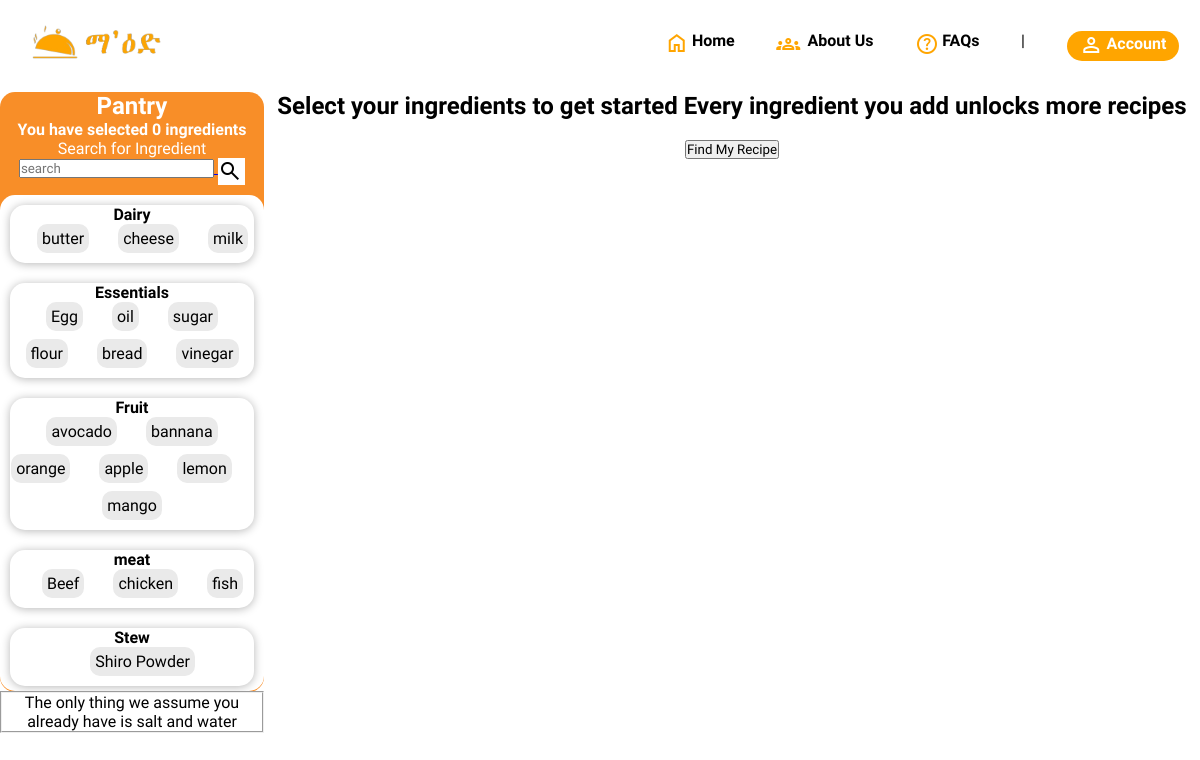
/searchpage.php, run on the app's committed database.
### tables this page shows
CREATE TABLE `ingredient` (
  `ingID` int(11) NOT NULL,
  `ingName` varchar(40) NOT NULL,
  `ingType` varchar(30) NOT NULL
);

### HTML/searchpage.php (the view, shortened to what this page needs)
<!DOCTYPE html>
<html lang="en">
<head>
    <link rel="stylesheet" href="../Styles/searchpage.css" />
</head>
<body>
    <div class="wrapper">
        <div class="header">
            <header class="header">
                <section class="logo">
                    <a href="home.html"><img src="../pics/Maed_logo1-removebg.png" alt="" /></a>
                </section>
                <section class="navigation">
                    <ul>
                        <li id="normal">
                            <a href="#"><span class="material-symbols-outlined style" style="line-height: 1">Home</span>Home</a>
                        </li>
                        <li id="normal">
                            <a href="#"><span class="material-symbols-outlined">groups</span> About
                                Us</a>
                        </li>
                        <li id="normal">
                            <a href="#">
                                <span class="material-symbols-outlined">help</span>FAQs</a>
                        </li>
                        <li id="separator"><a href="#">|</a></li>
                        <li id="account">
                            <a href="#"><button class="account">
                                    <span class="material-symbols-outlined">person</span>Account
                                </button>
                            </a>
                        </li>
                    </ul>
                </section>
            </header>
        </div>
        <form action="" method="post">
            <div class="main">
                <aside class="ingredient">
                    <header class="title">
                        <h2>Pantry</h2>
                        <h4 id="ingredient-count">You have selected 0 ingredients</h4>
                        <label for="search">Search for Ingredient</label><br>
                        <a href="#"> <input type="search" id="pantry_search" placeholder="search" list="pantry_options" />
                            <span id="pantry_searchbtn" class="material-symbols-outlined" style="background-color: white;
                            color: black;">search
                            </span>
                        </a>
                    </header>
                    <div class="collection">
                        <?php
                        include('connect.php');
                        $sql = "SELECT * FROM ingredient ORDER BY ingType";
                        $result = mysqli_query($conn, $sql);
                        $current_type = "";
                        while ($row = mysqli_fetch_assoc($result)) {
                            if ($row['ingType'] != $current_type) {
                                if ($current_type != "") {
                                    echo "</div>";
                                    echo "</div>";
                                }
                                $current_type = $row['ingType'];
                                echo "<div class='container " . strtolower($current_type) . "'>";
                                echo "<div class='ingredients-title'>";
                                echo "<h4>" . $current_type . "</h4>";
                                echo "</div>";
                                echo "<div class='ingredients " . strtolower($current_type) . "'>";
                            }
                        ?>
                            <input name="check[]" type="checkbox" id="<?= $row['ingName']; ?>" value="<?= $row['ingName']; ?>" /><label for="<?= $row['ingName']; ?>"><?= $row['ingName']; ?></label>
                        <?php
                        }
                        echo "</div>";
                        echo "</div>";
                        ?>
                    </div>
                    <fieldset>
                        <p>
                            The only thing we assume you already have is salt and water
                        </p>
                    </fieldset>
                </aside>
                <article class="article">
                    <h1>
                        Select your ingredients to get started Every ingredient you add unlocks
                        more recipes
                    </h1>
                    <br />
                    <input type="submit" name="find" value="Find My Recipe">
                </article>
        </form>
    </div>
</body>
</html>

### Styles/searchpage.css (style rules this page uses)
* { margin: 0; padding: 0; box-sizing:border-box; scroll-behavior: smooth; font-family: 'Lexend',serif; font-style: normal; }
.header { position: relative; top: 0px; left: 0; right: 0; width: 100vw; display: grid; grid-template-columns: 20% 80%; align-items: center; justify-content: space-between; z-index: 1; }
.header .logo { grid-column: 1/2; }
input[type="checkbox"] +label { border-radius: 10px; padding: 5px; background-color: rgb(234, 234, 234); cursor: pointer; }
.header .logo a img { width: calc(0.2 * 80vw ); }
.navigation { grid-column: 2/3; margin-left: auto; margin-right: 0; }
.navigation ul { list-style: none; }
.navigation ul li { position: relative; float: left; padding-right: 0; font-weight:bolder; font-size: 1rem; }
.navigation ul li a { font-size: calc(100% * 16px); padding: 1.3rem; color: black; display: block; text-decoration: none; }
.navigation ul li#normal a::after { content: ''; width: 0; height: 0.3rem; background: #FFA500; position: absolute; left: 52%; transform: translateX(-50%); top: 3.2rem; transition: 0.5s ease-out; }
.navigation ul li#separator { font-weight: lighter; }
span[class^="material"] { color: #FFA500; vertical-align: top; line-height: 1.1; padding-right: 0.2rem ; }
.account span { vertical-align: top; line-height: 0.4; color: white; }
.account { font-size: 1rem; font-weight: bold; line-height: 0.4; padding: 0.5rem 0.8rem; border: none; border-radius: 2rem; cursor: pointer; color: white; background-color: #FFA500; display: block; }
.main { display: grid; width: 100vw; grid-template-columns: 22% 78%; }
.ingredient { background-color: #f88e28; height: 75vh; grid-column: 1/2; text-align: center; border-radius: 15px; }
.title { color: white; }
.collection { background-color: white; margin-top: 10px; border-radius: 15px; display: flex; flex-direction: column; gap: 20px; padding: 10px; overflow-x: hidden; overflow-y: auto; height: 62vh; }
.container { box-shadow: 0 1px 10px rgb(183, 183, 183); border-radius: 15px; }
.ingredients { display: flex; flex-direction: row; justify-content: center; flex-wrap:wrap; gap: 8px; padding-bottom: 10px; }
.ingredients label { border-radius: 10px; padding: 5px; background-color: rgb(224, 224, 224); cursor: pointer; }
fieldset { background-color: white; }
.article { text-align: center; }
button { border-radius: 10px; padding: 5px; height: 30px; transition: 0.3s ease; }

### data on the page
ingredient: ingType "Dairy", ingName "butter"
ingredient: ingName "cheese"
ingredient: ingName "milk"
ingredient: ingType "Essentials", ingName "Egg"
ingredient: ingName "oil"
ingredient: ingName "sugar"
ingredient: ingName "flour"
ingredient: ingName "bread"
ingredient: ingName "vinegar"
ingredient: ingType "Fruit", ingName "avocado"
ingredient: ingName "bannana"
ingredient: ingName "orange"
ingredient: ingName "apple"
ingredient: ingName "lemon"
ingredient: ingName "mango"
ingredient: ingType "meat", ingName "Beef"
ingredient: ingName "chicken"
ingredient: ingName "fish"
ingredient: ingType "Stew", ingName "Shiro Powder"
